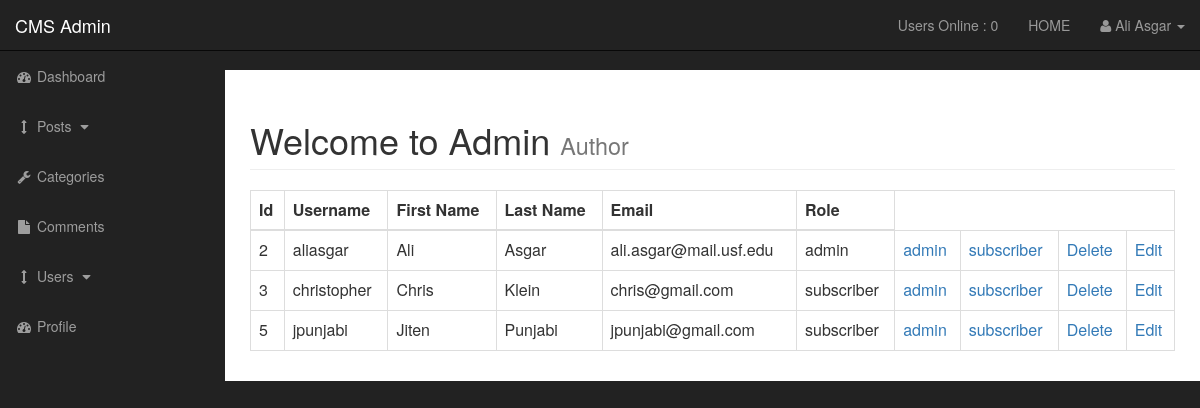
Screenshot of /admin/users.php (signed in) with the database file from the repository.
### tables this page shows
CREATE TABLE `users` (
  `user_id` int(3) NOT NULL,
  `username` varchar(255) NOT NULL,
  `user_password` varchar(255) NOT NULL,
  `user_firstname` varchar(255) NOT NULL,
  `user_lastname` varchar(255) NOT NULL,
  `user_email` varchar(255) NOT NULL,
  `user_image` text NOT NULL,
  `user_role` varchar(255) NOT NULL,
  `randSalt` varchar(255) NOT NULL
);

### admin/functions.php (called while the page is built, shortened)
<?php
function users_online(){
    global $connection;
    $session = session_id();
    $time = time();
    $time_out= 60;
    $time_expire = $time - $time_out;
    $query = "SELECT * FROM users_online WHERE session= '{$session}'";
    $get_session_detail = mysqli_query($connection , $query);
    $count = mysqli_num_rows($get_session_detail);
    $users_online_query = mysqli_query($connection, "SELECT * FROM users_online WHERE time>$time_expire");
    return mysqli_num_rows($users_online_query);
}
    ?>

### admin/includes/view_all_users.php (the view)
                <table class="table table-hover table-bordered">
                    <thead>
                        <tr>
                            <th>Id</th>
                            <th>Username</th>
                            <th>First Name</th>
                            <th>Last Name</th>
                            <th>Email</th>
                            <th>Role</th>
                        </tr>
                    </thead>
                    <tbody>
<?php
$query = "SELECT * from users";
$select_users = mysqli_query($connection, $query);
while($row = mysqli_fetch_assoc($select_users)){
    $user_id= $row['user_id'];
    $username= $row['username'];
    $user_firstname= $row['user_firstname'];
    $user_lastname= $row['user_lastname'];
    $user_email= $row['user_email'];
    $user_role= $row['user_role'];
    echo "<tr>";
    echo "<td>$user_id</td>";
    echo "<td>$username</td>";
    echo "<td>$user_firstname</td>";
    echo "<td>$user_lastname</td>";
    echo "<td>$user_email</td>";
    echo "<td>$user_role</td>";
    echo "<td><a href='users.php?admin=$user_id'>admin</a></td>";
    echo "<td><a href='users.php?subscriber=$user_id'>subscriber</a></td>";
    echo "<td><a onClick= \"javascript:return confirm('Are you sure you want to delete this?');\" href='users.php?delete={$user_id}'>Delete</a></td>";
    echo "<td><a href='users.php?source=edit_user&p_id={$user_id}'>Edit</a></td>";
    echo "</tr>";
}
?>
                    </tbody>
                </table>

### admin/includes/admin_header.php (shortened to what this page needs)
<?php include"../includes/db.php"; ?>
<!DOCTYPE html>
<html lang="en">
<head>
    <link href="css/bootstrap.min.css" rel="stylesheet">
    <link href="css/sb-admin.css" rel="stylesheet">
    <link href="font-awesome/css/font-awesome.min.css" rel="stylesheet" type="text/css">
    <link href="css/styles.css" rel="stylesheet">
</head>
<body>

### admin/users.php (shortened to what this page needs)
<?php include "includes/admin_header.php" ?>
    <div id="wrapper">
<?php include "includes/admin_navigation.php" ?>
        <div id="page-wrapper">
            <div class="container-fluid">
                <div class="row">
                    <div class="col-lg-12">
                        <h1 class="page-header">
                            Welcome to Admin
                            <small>Author</small>
                        </h1>
<?php
if(isset($_GET['source'])){
    $source= $_GET['source'];
}
else{
    $source="";
}
switch ($source){
    default:
        include "includes/view_all_users.php";
        break;
}
?>
                    </div>
                </div>
            </div>
        </div>
    </div>
<?php include "includes/admin_footer.php" ?>

### admin/includes/admin_navigation.php (shortened to what this page needs)
<nav class="navbar navbar-inverse navbar-fixed-top" role="navigation">
            <div class="navbar-header">
                <a class="navbar-brand" href="index.php">CMS Admin</a>
            </div>
            <ul class="nav navbar-right top-nav">
              <li><a href="">Users Online : <?php echo users_online();?></a></li>
               <li><a href="../index.php">HOME</a></li>
                <li class="dropdown">
                    <a href="#" class="dropdown-toggle" data-toggle="dropdown"><i class="fa fa-user"></i> <?php echo $_SESSION['firstname']." ".$_SESSION['lastname'];?> <b class="caret"></b></a>
                </li>
            </ul>
            <div class="collapse navbar-collapse navbar-ex1-collapse">
                <ul class="nav navbar-nav side-nav">
                    <li>
                        <a href="index.php"><i class="fa fa-fw fa-dashboard"></i> Dashboard</a>
                    </li>
                    <li>
                        <a href="javascript:;" data-toggle="collapse" data-target="#posts_dropdown"><i class="fa fa-fw fa-arrows-v"></i> Posts <i class="fa fa-fw fa-caret-down"></i></a>
                    </li>
                    <li>
                        <a href="categories.php"><i class="fa fa-fw fa-wrench"></i> Categories</a>
                    </li>
                    <li class="">
                        <a href="comments.php"><i class="fa fa-fw fa-file"></i> Comments</a>
                    </li>
                    <li>
                        <a href="javascript:;" data-toggle="collapse" data-target="#demo"><i class="fa fa-fw fa-arrows-v"></i> Users <i class="fa fa-fw fa-caret-down"></i></a>
                    </li>
                    <li>
                        <a href="profile.php"><i class="fa fa-fw fa-dashboard"></i> Profile</a>
                    </li>
                </ul>
            </div>
        </nav>

### admin/includes/admin_footer.php (shortened to what this page needs)
</body>
</html>

### admin/css/sb-admin.css (style rules this page uses)
body { margin-top: 100px; background-color: #222; }
@media (min-width:768px) { body { margin-top: 50px; } }
#wrapper { padding-left: 0; }
#page-wrapper { width: 100%; padding: 0; background-color: #fff; }
@media (min-width:768px) { #wrapper { padding-left: 225px; } }
@media (min-width:768px) { #page-wrapper { padding: 10px; } }
.top-nav { padding: 0 15px; }
.top-nav>li { display: inline-block; float: left; }
.top-nav>li>a { padding-top: 15px; padding-bottom: 15px; line-height: 20px; color: #999; }
@media (min-width:768px) { .side-nav { position: fixed; top: 51px; left: 225px; width: 225px; margin-left: -225px; border: none; border-radius: 0; overflow-y: auto; background-color: #222; } }
@media (min-width:768px) { .side-nav>li>a { width: 225px; } }

### rows the page displays
users: user_id "2", username "aliasgar", user_firstname "Ali", user_lastname "Asgar", user_email "ali.asgar@mail.usf.edu", user_role "admin"
users: user_id "3", username "christopher", user_firstname "Chris", user_lastname "Klein", user_email "chris@gmail.com", user_role "subscriber"
users: user_id "5", username "jpunjabi", user_firstname "Jiten", user_lastname "Punjabi", user_email "jpunjabi@gmail.com", user_role "subscriber"

### other values shown
users_online() "0"
$_SESSION['firstname'] "Ali"
$_SESSION['lastname'] "Asgar"
